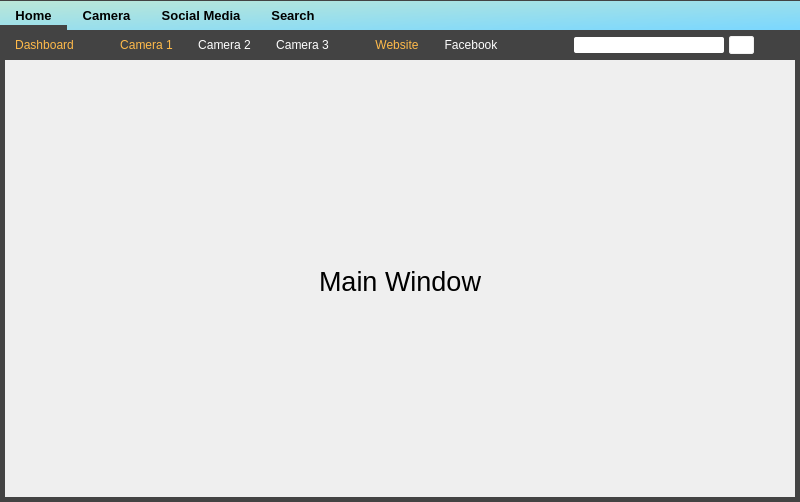
<?xml version="1.0" encoding="UTF-8"?>
<ui version="4.0">
 <class>MainWindow</class>
 <widget class="QMainWindow" name="MainWindow">
  <property name="geometry">
   <rect>
    <x>0</x>
    <y>0</y>
    <width>800</width>
    <height>502</height>
   </rect>
  </property>
  <property name="windowTitle">
   <string>MainWindow</string>
  </property>
  <property name="styleSheet">
   <string notr="true">/* Style for first menu widget  */
#main_menu_widget {
	background-color: qlineargradient(spread:pad, x1:0, y1:0, x2:1, y2:1, stop:0 rgba(188, 231, 215, 255), stop:1 rgba(122, 215, 255, 255));
	border-top: 1px solid #434343;
}

#main_menu_widget QPushButton {
	border: none;
	padding-left: 15px;
	padding-right: 15px;
}

#main_menu_widget QPushButton:hover {
	color: #0946F7
}

#main_menu_widget QPushButton:checked {
	padding-top: 5px;
	border-bottom: 5px solid rgb(67, 67, 67)
}

/* Style for second menu widget  */
#second_menu_widget  {
	background-color: rgb(67, 67, 67);
}

#second_menu_widget QPushButton  {
	border: none;
   color: #fff;
}

#second_menu_widget QPushButton:hover  {
	color: #EDBB99;
}

#second_menu_widget QPushButton:checked  {
	color: rgb(255, 186, 74);
}

/* Style for search widget  */
#search_widget QLineEdit {
	border-radius: 2px;
	padding-left: 5px;
}

#search_widget QPushButton {
	border-radius: 2px;
	background-color: #fff;
	border: 1px solid #f0f0f0;
}

#search_widget QPushButton:pressed {
	padding-left:5px;
}

/* Style for main widget  */
#main_widget {
	border-left: 5px solid #434343;
	border-right: 5px solid #434343;
	border-bottom: 5px solid #434343;
}

</string>
  </property>
  <widget class="QWidget" name="centralwidget">
   <layout class="QGridLayout" name="gridLayout_3">
    <property name="leftMargin">
     <number>0</number>
    </property>
    <property name="topMargin">
     <number>0</number>
    </property>
    <property name="rightMargin">
     <number>0</number>
    </property>
    <property name="bottomMargin">
     <number>0</number>
    </property>
    <property name="spacing">
     <number>0</number>
    </property>
    <item row="0" column="0">
     <layout class="QGridLayout" name="gridLayout_2">
      <property name="spacing">
       <number>0</number>
      </property>
      <item row="1" column="0">
       <widget class="QWidget" name="main_widget" native="true">
        <property name="styleSheet">
         <string notr="true"/>
        </property>
        <layout class="QGridLayout" name="gridLayout_4">
         <property name="leftMargin">
          <number>0</number>
         </property>
         <property name="topMargin">
          <number>0</number>
         </property>
         <property name="rightMargin">
          <number>0</number>
         </property>
         <property name="bottomMargin">
          <number>0</number>
         </property>
         <property name="spacing">
          <number>0</number>
         </property>
         <item row="0" column="0">
          <widget class="QStackedWidget" name="stackedWidget">
           <property name="acceptDrops">
            <bool>false</bool>
           </property>
           <property name="styleSheet">
            <string notr="true"/>
           </property>
           <property name="currentIndex">
            <number>0</number>
           </property>
           <widget class="QWidget" name="page_8">
            <layout class="QGridLayout" name="gridLayout_11">
             <item row="0" column="1">
              <widget class="QLabel" name="label">
               <property name="font">
                <font>
                 <pointsize>20</pointsize>
                </font>
               </property>
               <property name="text">
                <string>Main Window</string>
               </property>
               <property name="alignment">
                <set>Qt::AlignCenter</set>
               </property>
              </widget>
             </item>
            </layout>
           </widget>
          </widget>
         </item>
        </layout>
       </widget>
      </item>
      <item row="0" column="0">
       <layout class="QHBoxLayout" name="horizontalLayout">
        <property name="spacing">
         <number>0</number>
        </property>
        <item>
         <layout class="QVBoxLayout" name="verticalLayout">
          <property name="spacing">
           <number>0</number>
          </property>
          <item>
           <widget class="QWidget" name="main_menu_widget" native="true">
            <property name="minimumSize">
             <size>
              <width>0</width>
              <height>30</height>
             </size>
            </property>
            <property name="maximumSize">
             <size>
              <width>16777215</width>
              <height>40</height>
             </size>
            </property>
            <property name="styleSheet">
             <string notr="true"/>
            </property>
            <layout class="QHBoxLayout" name="horizontalLayout_2">
             <property name="spacing">
              <number>0</number>
             </property>
             <property name="leftMargin">
              <number>0</number>
             </property>
             <property name="topMargin">
              <number>0</number>
             </property>
             <property name="rightMargin">
              <number>15</number>
             </property>
             <property name="bottomMargin">
              <number>0</number>
             </property>
             <item>
              <widget class="QPushButton" name="home_btn">
               <property name="minimumSize">
                <size>
                 <width>0</width>
                 <height>30</height>
                </size>
               </property>
               <property name="font">
                <font>
                 <pointsize>10</pointsize>
                 <weight>75</weight>
                 <bold>true</bold>
                </font>
               </property>
               <property name="styleSheet">
                <string notr="true"/>
               </property>
               <property name="text">
                <string>Home</string>
               </property>
               <property name="icon">
                <iconset>
                 <normaloff>:/icon/icon/home-4-48.ico</normaloff>:/icon/icon/home-4-48.ico</iconset>
               </property>
               <property name="iconSize">
                <size>
                 <width>12</width>
                 <height>12</height>
                </size>
               </property>
               <property name="checkable">
                <bool>true</bool>
               </property>
               <property name="checked">
                <bool>true</bool>
               </property>
               <property name="autoExclusive">
                <bool>true</bool>
               </property>
              </widget>
             </item>
             <item>
              <widget class="QPushButton" name="car_btn">
               <property name="minimumSize">
                <size>
                 <width>0</width>
                 <height>30</height>
                </size>
               </property>
               <property name="font">
                <font>
                 <pointsize>10</pointsize>
                 <weight>75</weight>
                 <bold>true</bold>
                </font>
               </property>
               <property name="text">
                <string>Camera</string>
               </property>
               <property name="icon">
                <iconset>
                 <normaloff>:/icon/icon/car-4-64.ico</normaloff>:/icon/icon/car-4-64.ico</iconset>
               </property>
               <property name="iconSize">
                <size>
                 <width>12</width>
                 <height>12</height>
                </size>
               </property>
               <property name="checkable">
                <bool>true</bool>
               </property>
               <property name="autoExclusive">
                <bool>true</bool>
               </property>
              </widget>
             </item>
             <item>
              <widget class="QPushButton" name="social_btn">
               <property name="minimumSize">
                <size>
                 <width>0</width>
                 <height>30</height>
                </size>
               </property>
               <property name="font">
                <font>
                 <pointsize>10</pointsize>
                 <weight>75</weight>
                 <bold>true</bold>
                </font>
               </property>
               <property name="styleSheet">
                <string notr="true"/>
               </property>
               <property name="text">
                <string>Social Media</string>
               </property>
               <property name="icon">
                <iconset>
                 <normaloff>:/icon/icon/group-64.ico</normaloff>:/icon/icon/group-64.ico</iconset>
               </property>
               <property name="iconSize">
                <size>
                 <width>12</width>
                 <height>12</height>
                </size>
               </property>
               <property name="checkable">
                <bool>true</bool>
               </property>
               <property name="autoExclusive">
                <bool>true</bool>
               </property>
              </widget>
             </item>
             <item>
              <widget class="QPushButton" name="search_btn">
               <property name="minimumSize">
                <size>
                 <width>0</width>
                 <height>30</height>
                </size>
               </property>
               <property name="font">
                <font>
                 <pointsize>10</pointsize>
                 <weight>75</weight>
                 <bold>true</bold>
                </font>
               </property>
               <property name="text">
                <string>Search</string>
               </property>
               <property name="icon">
                <iconset>
                 <normaloff>:/icon/icon/search-3-48.ico</normaloff>:/icon/icon/search-3-48.ico</iconset>
               </property>
               <property name="iconSize">
                <size>
                 <width>12</width>
                 <height>12</height>
                </size>
               </property>
               <property name="checkable">
                <bool>true</bool>
               </property>
               <property name="autoExclusive">
                <bool>true</bool>
               </property>
              </widget>
             </item>
             <item>
              <spacer name="horizontalSpacer_3">
               <property name="orientation">
                <enum>Qt::Horizontal</enum>
               </property>
               <property name="sizeHint" stdset="0">
                <size>
                 <width>40</width>
                 <height>20</height>
                </size>
               </property>
              </spacer>
             </item>
             <item>
              <widget class="QLabel" name="user_logo">
               <property name="minimumSize">
                <size>
                 <width>20</width>
                 <height>20</height>
                </size>
               </property>
               <property name="maximumSize">
                <size>
                 <width>20</width>
                 <height>20</height>
                </size>
               </property>
               <property name="text">
                <string/>
               </property>
               <property name="pixmap">
                <pixmap>:/icon/icon/user-48.ico</pixmap>
               </property>
               <property name="scaledContents">
                <bool>true</bool>
               </property>
              </widget>
             </item>
            </layout>
           </widget>
          </item>
          <item>
           <widget class="QWidget" name="second_menu_widget" native="true">
            <property name="minimumSize">
             <size>
              <width>0</width>
              <height>30</height>
             </size>
            </property>
            <property name="maximumSize">
             <size>
              <width>16777215</width>
              <height>30</height>
             </size>
            </property>
            <property name="styleSheet">
             <string notr="true"/>
            </property>
            <layout class="QHBoxLayout" name="horizontalLayout_3">
             <property name="spacing">
              <number>25</number>
             </property>
             <property name="leftMargin">
              <number>15</number>
             </property>
             <property name="topMargin">
              <number>0</number>
             </property>
             <property name="rightMargin">
              <number>15</number>
             </property>
             <property name="bottomMargin">
              <number>0</number>
             </property>
             <item>
              <widget class="QWidget" name="home_widget" native="true">
               <layout class="QHBoxLayout" name="horizontalLayout_4">
                <property name="spacing">
                 <number>0</number>
                </property>
                <property name="leftMargin">
                 <number>0</number>
                </property>
                <property name="topMargin">
                 <number>0</number>
                </property>
                <property name="rightMargin">
                 <number>0</number>
                </property>
                <property name="bottomMargin">
                 <number>0</number>
                </property>
                <item>
                 <widget class="QPushButton" name="pushButton_5">
                  <property name="text">
                   <string>Dashboard</string>
                  </property>
                  <property name="checkable">
                   <bool>true</bool>
                  </property>
                  <property name="checked">
                   <bool>true</bool>
                  </property>
                  <property name="autoExclusive">
                   <bool>true</bool>
                  </property>
                 </widget>
                </item>
                <item>
                 <spacer name="horizontalSpacer_7">
                  <property name="orientation">
                   <enum>Qt::Horizontal</enum>
                  </property>
                  <property name="sizeHint" stdset="0">
                   <size>
                    <width>40</width>
                    <height>20</height>
                   </size>
                  </property>
                 </spacer>
                </item>
               </layout>
              </widget>
             </item>
             <item>
              <widget class="QWidget" name="car_widget" native="true">
               <layout class="QHBoxLayout" name="horizontalLayout_5">
                <property name="spacing">
                 <number>25</number>
                </property>
                <property name="leftMargin">
                 <number>0</number>
                </property>
                <property name="topMargin">
                 <number>0</number>
                </property>
                <property name="rightMargin">
                 <number>0</number>
                </property>
                <property name="bottomMargin">
                 <number>0</number>
                </property>
                <item>
                 <widget class="QPushButton" name="pushButton_6">
                  <property name="text">
                   <string>Camera 1</string>
                  </property>
                  <property name="checkable">
                   <bool>true</bool>
                  </property>
                  <property name="checked">
                   <bool>true</bool>
                  </property>
                  <property name="autoExclusive">
                   <bool>true</bool>
                  </property>
                 </widget>
                </item>
                <item>
                 <widget class="QPushButton" name="pushButton_7">
                  <property name="text">
                   <string>Camera 2</string>
                  </property>
                  <property name="checkable">
                   <bool>true</bool>
                  </property>
                  <property name="autoExclusive">
                   <bool>true</bool>
                  </property>
                 </widget>
                </item>
                <item>
                 <widget class="QPushButton" name="pushButton_8">
                  <property name="text">
                   <string>Camera 3</string>
                  </property>
                  <property name="checkable">
                   <bool>true</bool>
                  </property>
                  <property name="autoExclusive">
                   <bool>true</bool>
                  </property>
                 </widget>
                </item>
                <item>
                 <spacer name="horizontalSpacer_2">
                  <property name="orientation">
                   <enum>Qt::Horizontal</enum>
                  </property>
                  <property name="sizeHint" stdset="0">
                   <size>
                    <width>40</width>
                    <height>20</height>
                   </size>
                  </property>
                 </spacer>
                </item>
               </layout>
              </widget>
             </item>
             <item>
              <widget class="QWidget" name="socail_widget" native="true">
               <layout class="QHBoxLayout" name="horizontalLayout_6">
                <property name="spacing">
                 <number>25</number>
                </property>
                <property name="leftMargin">
                 <number>0</number>
                </property>
                <property name="topMargin">
                 <number>0</number>
                </property>
                <property name="rightMargin">
                 <number>0</number>
                </property>
                <property name="bottomMargin">
                 <number>0</number>
                </property>
                <item>
                 <widget class="QPushButton" name="pushButton_10">
                  <property name="text">
                   <string>Website</string>
                  </property>
                  <property name="checkable">
                   <bool>true</bool>
                  </property>
                  <property name="checked">
                   <bool>true</bool>
                  </property>
                  <property name="autoExclusive">
                   <bool>true</bool>
                  </property>
                 </widget>
                </item>
                <item>
                 <widget class="QPushButton" name="pushButton_11">
                  <property name="text">
                   <string>Facebook</string>
                  </property>
                  <property name="checkable">
                   <bool>true</bool>
                  </property>
                  <property name="autoExclusive">
                   <bool>true</bool>
                  </property>
                 </widget>
                </item>
                <item>
                 <spacer name="horizontalSpacer_5">
                  <property name="orientation">
                   <enum>Qt::Horizontal</enum>
                  </property>
                  <property name="sizeHint" stdset="0">
                   <size>
                    <width>40</width>
                    <height>20</height>
                   </size>
                  </property>
                 </spacer>
                </item>
               </layout>
              </widget>
             </item>
             <item>
              <widget class="QWidget" name="search_widget" native="true">
               <layout class="QHBoxLayout" name="horizontalLayout_8">
                <property name="spacing">
                 <number>5</number>
                </property>
                <property name="leftMargin">
                 <number>0</number>
                </property>
                <property name="topMargin">
                 <number>0</number>
                </property>
                <property name="rightMargin">
                 <number>0</number>
                </property>
                <property name="bottomMargin">
                 <number>0</number>
                </property>
                <item>
                 <spacer name="horizontalSpacer_4">
                  <property name="orientation">
                   <enum>Qt::Horizontal</enum>
                  </property>
                  <property name="sizeHint" stdset="0">
                   <size>
                    <width>40</width>
                    <height>20</height>
                   </size>
                  </property>
                 </spacer>
                </item>
                <item>
                 <widget class="QLineEdit" name="lineEdit">
                  <property name="minimumSize">
                   <size>
                    <width>150</width>
                    <height>0</height>
                   </size>
                  </property>
                  <property name="maximumSize">
                   <size>
                    <width>150</width>
                    <height>16777215</height>
                   </size>
                  </property>
                  <property name="styleSheet">
                   <string notr="true"/>
                  </property>
                  <property name="clearButtonEnabled">
                   <bool>true</bool>
                  </property>
                 </widget>
                </item>
                <item>
                 <widget class="QPushButton" name="pushButton_13">
                  <property name="minimumSize">
                   <size>
                    <width>25</width>
                    <height>18</height>
                   </size>
                  </property>
                  <property name="maximumSize">
                   <size>
                    <width>25</width>
                    <height>18</height>
                   </size>
                  </property>
                  <property name="styleSheet">
                   <string notr="true"/>
                  </property>
                  <property name="text">
                   <string/>
                  </property>
                  <property name="icon">
                   <iconset resource="../feather/resources.qrc">
                    <normaloff>:/blueIcons/search.svg</normaloff>:/blueIcons/search.svg</iconset>
                  </property>
                  <property name="iconSize">
                   <size>
                    <width>12</width>
                    <height>12</height>
                   </size>
                  </property>
                 </widget>
                </item>
                <item>
                 <spacer name="horizontalSpacer">
                  <property name="orientation">
                   <enum>Qt::Horizontal</enum>
                  </property>
                  <property name="sizeHint" stdset="0">
                   <size>
                    <width>40</width>
                    <height>20</height>
                   </size>
                  </property>
                 </spacer>
                </item>
               </layout>
              </widget>
             </item>
            </layout>
           </widget>
          </item>
         </layout>
        </item>
       </layout>
      </item>
     </layout>
    </item>
   </layout>
  </widget>
 </widget>
 <resources>
  <include location="../feather/resources.qrc"/>
 </resources>
 <connections>
  <connection>
   <sender>car_btn</sender>
   <signal>toggled(bool)</signal>
   <receiver>car_widget</receiver>
   <slot>setVisible(bool)</slot>
   <hints>
    <hint type="sourcelabel">
     <x>151</x>
     <y>32</y>
    </hint>
    <hint type="destinationlabel">
     <x>227</x>
     <y>55</y>
    </hint>
   </hints>
  </connection>
  <connection>
   <sender>car_btn</sender>
   <signal>toggled(bool)</signal>
   <receiver>home_widget</receiver>
   <slot>setHidden(bool)</slot>
   <hints>
    <hint type="sourcelabel">
     <x>151</x>
     <y>31</y>
    </hint>
    <hint type="destinationlabel">
     <x>98</x>
     <y>62</y>
    </hint>
   </hints>
  </connection>
  <connection>
   <sender>car_btn</sender>
   <signal>toggled(bool)</signal>
   <receiver>socail_widget</receiver>
   <slot>setHidden(bool)</slot>
   <hints>
    <hint type="sourcelabel">
     <x>151</x>
     <y>32</y>
    </hint>
    <hint type="destinationlabel">
     <x>351</x>
     <y>61</y>
    </hint>
   </hints>
  </connection>
  <connection>
   <sender>home_btn</sender>
   <signal>toggled(bool)</signal>
   <receiver>socail_widget</receiver>
   <slot>setHidden(bool)</slot>
   <hints>
    <hint type="sourcelabel">
     <x>85</x>
     <y>32</y>
    </hint>
    <hint type="destinationlabel">
     <x>502</x>
     <y>62</y>
    </hint>
   </hints>
  </connection>
  <connection>
   <sender>home_btn</sender>
   <signal>toggled(bool)</signal>
   <receiver>home_widget</receiver>
   <slot>setVisible(bool)</slot>
   <hints>
    <hint type="sourcelabel">
     <x>85</x>
     <y>32</y>
    </hint>
    <hint type="destinationlabel">
     <x>98</x>
     <y>62</y>
    </hint>
   </hints>
  </connection>
  <connection>
   <sender>home_btn</sender>
   <signal>toggled(bool)</signal>
   <receiver>car_widget</receiver>
   <slot>setHidden(bool)</slot>
   <hints>
    <hint type="sourcelabel">
     <x>85</x>
     <y>32</y>
    </hint>
    <hint type="destinationlabel">
     <x>188</x>
     <y>58</y>
    </hint>
   </hints>
  </connection>
  <connection>
   <sender>search_btn</sender>
   <signal>toggled(bool)</signal>
   <receiver>search_widget</receiver>
   <slot>setVisible(bool)</slot>
   <hints>
    <hint type="sourcelabel">
     <x>361</x>
     <y>32</y>
    </hint>
    <hint type="destinationlabel">
     <x>670</x>
     <y>57</y>
    </hint>
   </hints>
  </connection>
  <connection>
   <sender>search_btn</sender>
   <signal>toggled(bool)</signal>
   <receiver>socail_widget</receiver>
   <slot>setHidden(bool)</slot>
   <hints>
    <hint type="sourcelabel">
     <x>361</x>
     <y>32</y>
    </hint>
    <hint type="destinationlabel">
     <x>502</x>
     <y>62</y>
    </hint>
   </hints>
  </connection>
  <connection>
   <sender>search_btn</sender>
   <signal>toggled(bool)</signal>
   <receiver>car_widget</receiver>
   <slot>setHidden(bool)</slot>
   <hints>
    <hint type="sourcelabel">
     <x>361</x>
     <y>32</y>
    </hint>
    <hint type="destinationlabel">
     <x>279</x>
     <y>58</y>
    </hint>
   </hints>
  </connection>
  <connection>
   <sender>search_btn</sender>
   <signal>toggled(bool)</signal>
   <receiver>home_widget</receiver>
   <slot>setHidden(bool)</slot>
   <hints>
    <hint type="sourcelabel">
     <x>361</x>
     <y>28</y>
    </hint>
    <hint type="destinationlabel">
     <x>98</x>
     <y>62</y>
    </hint>
   </hints>
  </connection>
  <connection>
   <sender>home_btn</sender>
   <signal>toggled(bool)</signal>
   <receiver>search_widget</receiver>
   <slot>setHidden(bool)</slot>
   <hints>
    <hint type="sourcelabel">
     <x>43</x>
     <y>17</y>
    </hint>
    <hint type="destinationlabel">
     <x>659</x>
     <y>47</y>
    </hint>
   </hints>
  </connection>
  <connection>
   <sender>car_btn</sender>
   <signal>toggled(bool)</signal>
   <receiver>search_widget</receiver>
   <slot>setHidden(bool)</slot>
   <hints>
    <hint type="sourcelabel">
     <x>116</x>
     <y>17</y>
    </hint>
    <hint type="destinationlabel">
     <x>659</x>
     <y>47</y>
    </hint>
   </hints>
  </connection>
  <connection>
   <sender>social_btn</sender>
   <signal>toggled(bool)</signal>
   <receiver>socail_widget</receiver>
   <slot>setVisible(bool)</slot>
   <hints>
    <hint type="sourcelabel">
     <x>210</x>
     <y>17</y>
    </hint>
    <hint type="destinationlabel">
     <x>426</x>
     <y>47</y>
    </hint>
   </hints>
  </connection>
  <connection>
   <sender>social_btn</sender>
   <signal>toggled(bool)</signal>
   <receiver>home_widget</receiver>
   <slot>setHidden(bool)</slot>
   <hints>
    <hint type="sourcelabel">
     <x>210</x>
     <y>17</y>
    </hint>
    <hint type="destinationlabel">
     <x>53</x>
     <y>47</y>
    </hint>
   </hints>
  </connection>
  <connection>
   <sender>social_btn</sender>
   <signal>toggled(bool)</signal>
   <receiver>car_widget</receiver>
   <slot>setHidden(bool)</slot>
   <hints>
    <hint type="sourcelabel">
     <x>210</x>
     <y>17</y>
    </hint>
    <hint type="destinationlabel">
     <x>221</x>
     <y>47</y>
    </hint>
   </hints>
  </connection>
  <connection>
   <sender>social_btn</sender>
   <signal>toggled(bool)</signal>
   <receiver>search_widget</receiver>
   <slot>setHidden(bool)</slot>
   <hints>
    <hint type="sourcelabel">
     <x>210</x>
     <y>17</y>
    </hint>
    <hint type="destinationlabel">
     <x>659</x>
     <y>47</y>
    </hint>
   </hints>
  </connection>
 </connections>
</ui>
